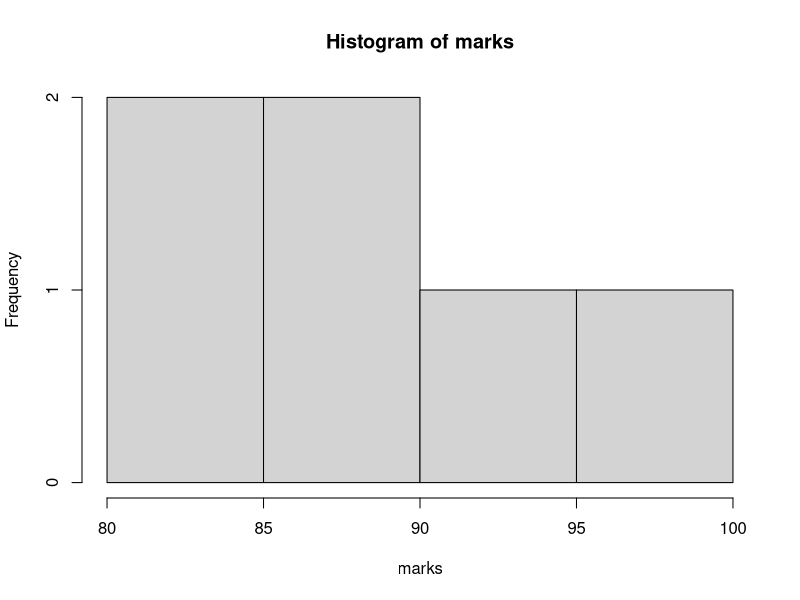

R code for this plot:
names<-c('kiran','yella','naveen','ganesh','teja','harsha')
age<-c(18,21,19,20,22,20)
marks<-c(80,81,95,90,97,89)
df<-data.frame(names,age,marks)
hist(marks)
